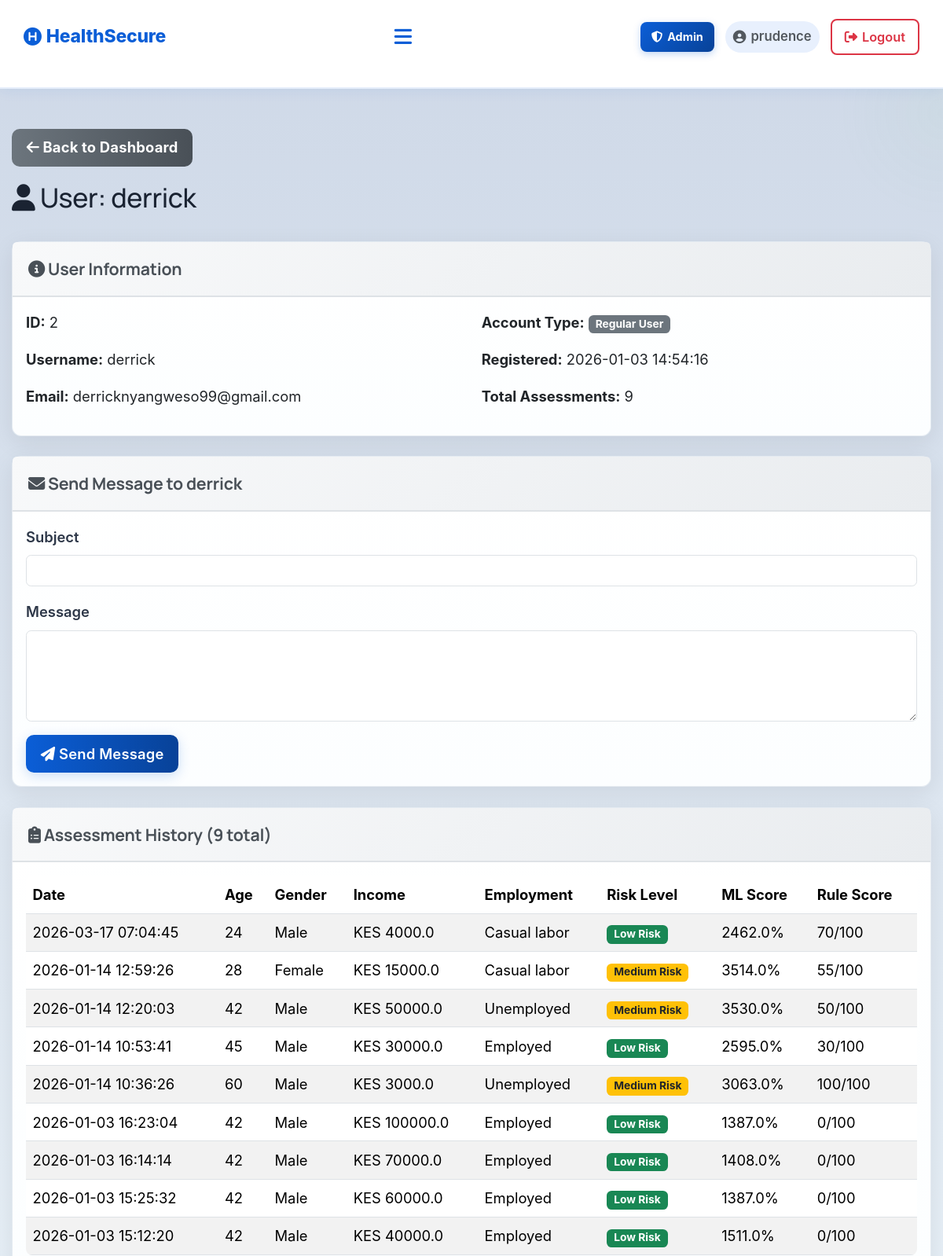
Page /admin/user/2 (signed in, upper part) on the earlier database version.
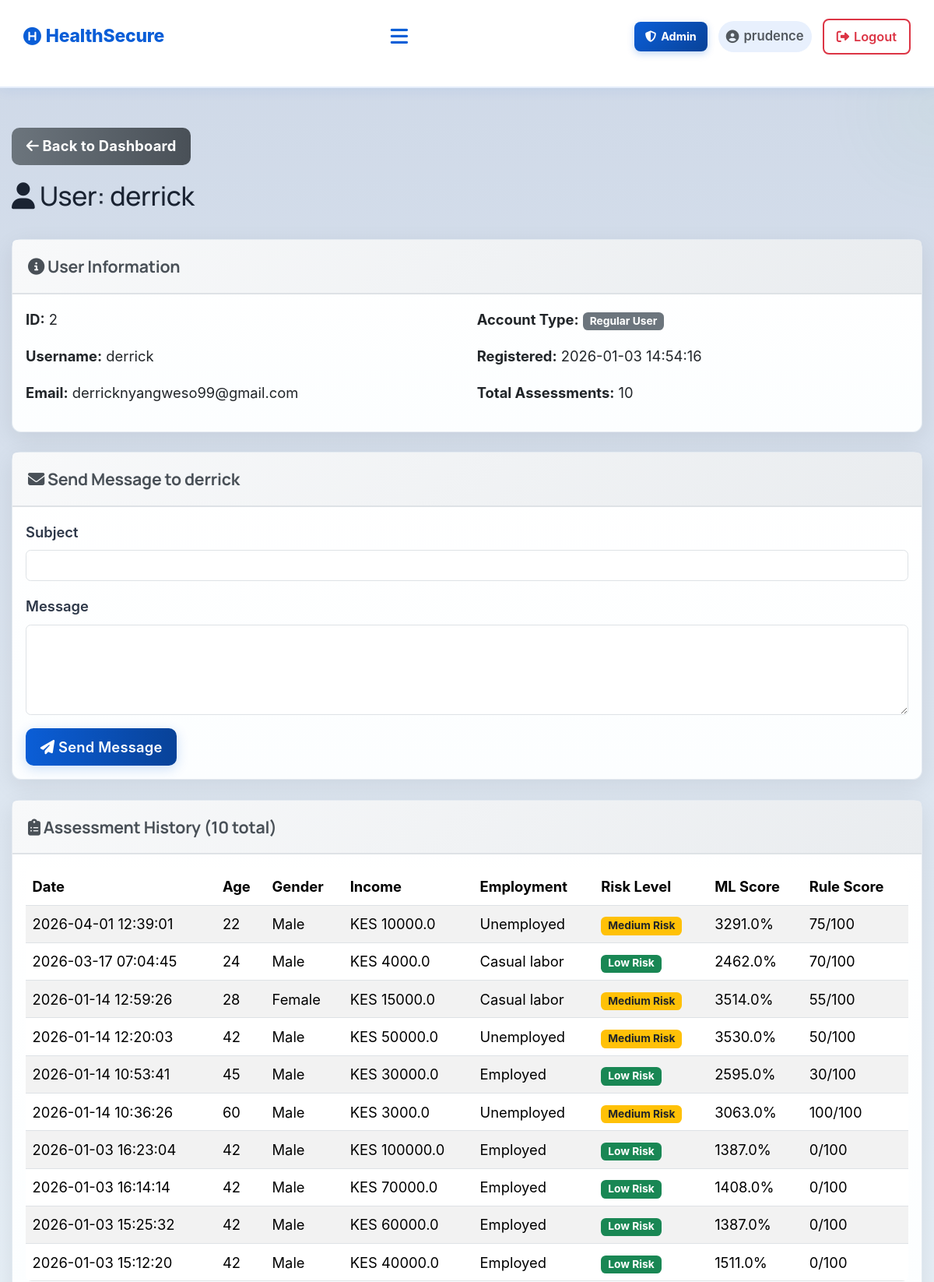
Same page on the later database version.
### tables this page shows
CREATE TABLE users (
            id INTEGER PRIMARY KEY AUTOINCREMENT,
            username TEXT UNIQUE NOT NULL,
            email TEXT UNIQUE NOT NULL,
            password TEXT NOT NULL,
            created_at TIMESTAMP DEFAULT CURRENT_TIMESTAMP
        , is_admin INTEGER DEFAULT 0);

CREATE TABLE assessments (
            id INTEGER PRIMARY KEY AUTOINCREMENT,
            user_id INTEGER NOT NULL,
            age INTEGER,
            gender TEXT,
            marital_status TEXT,
            employment_status TEXT,
            income REAL,
            children INTEGER,
            education_level TEXT,
            residence_type TEXT,
            chronic_illness TEXT,
            family_size INTEGER,
            healthcare_knowledge TEXT,
            hospital_visit_gap REAL,
            routine_checkups INTEGER,
            cancer_screening INTEGER,
            dental_checkup INTEGER,
            mental_health_support INTEGER,
            risk_level TEXT,
            probability REAL,
            created_at TIMESTAMP DEFAULT CURRENT_TIMESTAMP, rule_based_score INTEGER DEFAULT 0, rule_based_category TEXT DEFAULT "Unknown",
            FOREIGN KEY (user_id) REFERENCES users (id)
        );

### app.py (the view)
@app.route('/admin/user/<int:user_id>')
@admin_required
def admin_view_user(user_id):
    conn = get_db_connection()
    user = conn.execute('SELECT * FROM users WHERE id = ?', (user_id,)).fetchone()
    if not user:
        flash('User not found!', 'danger')
        return redirect(url_for('admin_dashboard'))
    assessments = conn.execute('''
        SELECT * FROM assessments
        WHERE user_id = ?
        ORDER BY created_at DESC
    ''', (user_id,)).fetchall()
    conn.close()
    return render_template('admin_user_view.html',
                          username=session.get('username'),
                          user=user,
                          assessments=assessments)

### app.py (called while the page is built)
@app.context_processor
def inject_assessment_results():
    return {
        'has_results': session.get('assessment_result') is not None,
        'assessment_result': session.get('assessment_result'),
        'assessment_user_data': session.get('user_data')
    }

def get_db_connection():
    conn = sqlite3.connect(DATABASE)
    conn.row_factory = sqlite3.Row
    return conn

def is_admin():
    return bool(session.get('logged_in')) and session.get('is_admin', 0) == 1

def admin_required(f):
    from functools import wraps
    @wraps(f)
    def decorated_function(*args, **kwargs):
        if not session.get('logged_in'):
            flash('Please log in to access this page.', 'warning')
            return redirect(url_for('login'))
        if not is_admin():
            flash('Access denied. Admin privileges required.', 'danger')
            return redirect(url_for('index'))
        return f(*args, **kwargs)
    return decorated_function

### templates/admin_user_view.html (shortened to what this page needs)
{% extends 'base.html' %}
{% block extra_css %}
<link rel="stylesheet" href="{{ url_for('static', filename='css/admin.css') }}">
{% endblock %}
{% block content %}
<div class="container mt-5">
    <div class="row mb-4">
        <div class="col-12">
            <a href="{{ url_for('admin_dashboard') }}" class="btn btn-secondary mb-3">
                <i class="fas fa-arrow-left"></i> Back to Dashboard
            </a>
            <h2><i class="fas fa-user"></i> User: {{ user.username }}</h2>
        </div>
    </div>
    <div class="card mb-4">
        <div class="card-header">
            <h5><i class="fas fa-info-circle"></i> User Information</h5>
        </div>
        <div class="card-body">
            <div class="row">
                <div class="col-md-6">
                    <p><strong>ID:</strong> {{ user.id }}</p>
                    <p><strong>Username:</strong> {{ user.username }}</p>
                    <p><strong>Email:</strong> {{ user.email }}</p>
                </div>
                <div class="col-md-6">
                    <p><strong>Account Type:</strong>
                        {% if user.is_admin == 1 %}
                        <span class="badge bg-danger">Administrator</span>
                        {% else %}
                        <span class="badge bg-secondary">Regular User</span>
                        {% endif %}
                    </p>
                    <p><strong>Registered:</strong> {{ user.created_at }}</p>
                    <p><strong>Total Assessments:</strong> {{ assessments|length }}</p>
                </div>
            </div>
        </div>
    </div>
    <div class="card mb-4">
        <div class="card-header">
            <h5><i class="fas fa-envelope"></i> Send Message to {{ user.username }}</h5>
        </div>
        <div class="card-body">
            <form method="POST" action="{{ url_for('admin_send_message', user_id=user.id) }}">
                <div class="mb-3">
                    <label for="subject" class="form-label">Subject</label>
                    <input type="text" class="form-control" id="subject" name="subject" required>
                </div>
                <div class="mb-3">
                    <label for="message" class="form-label">Message</label>
                    <textarea class="form-control" id="message" name="message" rows="4" required></textarea>
                </div>
                <button type="submit" class="btn btn-primary">
                    <i class="fas fa-paper-plane"></i> Send Message
                </button>
            </form>
        </div>
    </div>
    <div class="card">
        <div class="card-header">
            <h5><i class="fas fa-clipboard-list"></i> Assessment History ({{ assessments|length }} total)</h5>
        </div>
        <div class="card-body">
            {% if assessments %}
            <div class="table-responsive">
                <table class="table table-striped table-hover">
                    <thead>
                        <tr>
                            <th>Date</th>
                            <th>Age</th>
                            <th>Gender</th>
                            <th>Income</th>
                            <th>Employment</th>
                            <th>Risk Level</th>
                            <th>ML Score</th>
                            <th>Rule Score</th>
                        </tr>
                    </thead>
                    <tbody>
                        {% for assessment in assessments %}
                        <tr>
                            <td>{{ assessment.created_at }}</td>
                            <td>{{ assessment.age }}</td>
                            <td>{{ assessment.gender }}</td>
                            <td>KES {{ assessment.income|round(0) }}</td>
                            <td>{{ assessment.employment_status }}</td>
                            <td>
                                {% if assessment.risk_level == 'High Risk' %}
                                <span class="badge bg-danger">{{ assessment.risk_level }}</span>
                                {% elif assessment.risk_level == 'Medium Risk' %}
                                <span class="badge bg-warning text-dark">{{ assessment.risk_level }}</span>
                                {% else %}
                                <span class="badge bg-success">{{ assessment.risk_level }}</span>
                                {% endif %}
                            </td>
                            <td>{{ (assessment.probability * 100)|round(1) }}%</td>
                            <td>{{ assessment.rule_based_score }}/100</td>
                        </tr>
                        {% endfor %}
                    </tbody>
                </table>
            </div>
            {% else %}
            <p class="text-muted">No assessments yet for this user.</p>
            {% endif %}
        </div>
    </div>
</div>
{% endblock %}

### templates/base.html (shortened to what this page needs)
<!DOCTYPE html>
<html lang="en">
<head>
    <link rel="stylesheet" href="https://cdn.jsdelivr.net/npm/bootstrap@5.3.2/dist/css/bootstrap.min.css">
    <link rel="stylesheet" href="https://cdnjs.cloudflare.com/ajax/libs/font-awesome/6.4.0/css/all.min.css">
    <link rel="stylesheet" href="{{ url_for('static', filename='css/base.css') }}">
    <link rel="stylesheet" href="{{ url_for('static', filename='css/style.css') }}">
    {% block extra_css %}{% endblock %}
</head>
<body>
<nav class="navbar" role="navigation" aria-label="Main navigation">
    <a href="{{ url_for('index') }}" class="logo" aria-label="HealthSecure Home">
        <i class="fa-solid fa-circle-h" aria-hidden="true"></i> HealthSecure
    </a>
    <button class="hamburger-menu" id="hamburgerBtn" aria-label="Toggle navigation" aria-expanded="false" aria-controls="navLinks">
        <i class="fa-solid fa-bars" aria-hidden="true"></i>
    </button>
    <div class="nav-right">
        {% if session.logged_in %}
            {% if session.is_admin == 1 %}
                <a href="{{ url_for('admin_dashboard') }}" class="nav-admin-link">
                    <i class="fa-solid fa-shield-halved" aria-hidden="true"></i> Admin
                </a>
            {% endif %}
            <span class="nav-username">
                <i class="fa-solid fa-circle-user" aria-hidden="true"></i> {{ session.username }}
            </span>
            <a href="{{ url_for('logout') }}" class="nav-auth-link nav-logout-link">
                <i class="fas fa-sign-out-alt" aria-hidden="true"></i> Logout
            </a>
        {% endif %}
    </div>
</nav>
<main id="main-content">
    {% block content %}{% endblock %}
</main>
</body>
</html>

### static/css/style.css (style rules this page uses)
:root { --bg: #f6f9fc; --surface: #ffffff; --primary: #0b5ed7; --primary-dark: #084298; --primary-light: #e8f0fd; --accent: #28a745; --muted: #52585e; --text: #1a2332; --soft: #eef2f6; --glass: rgba(255,255,255,0.75); --card-shadow: 0 8px 30px rgba(2,12,27,0.08); --radius: 12px; --transition: all 0.25s ease; }
* { margin: 0; padding: 0; box-sizing: border-box; font-family: "Inter", "Segoe UI", system-ui, sans-serif; }
html, body { overflow-x: hidden; max-width: 100%; }
body { background: linear-gradient(180deg, #ced8e7 0%, #eef6fb 100%); color: var(--text); -webkit-font-smoothing: antialiased; -moz-osx-font-smoothing: grayscale; position: relative; min-height: 100vh; width: 100%; }
body::before { content: ""; position: fixed; top: -7%; right: -7%; width: 420px; height: 420px; background: radial-gradient(circle at 30% 30%, rgba(4, 30, 68, 0.06), transparent 30%), radial-gradient(circle at 80% 70%, rgba(123,211,137,0.04), transparent 30%); pointer-events: none; z-index: 0; }
.navbar { display: flex; align-items: center; justify-content: space-between; padding: 14px 5%; background: #ffffff; backdrop-filter: blur(10px); border-bottom: 2px solid rgba(11, 94, 215, 0.10); box-shadow: 0 2px 16px rgba(11,94,215,0.08); position: sticky; top: 0; z-index: 1000; }
.logo { font-size: 1.35rem; font-weight: 800; color: var(--primary); letter-spacing: -0.2px; text-decoration: none; display: inline-flex; align-items: center; gap: 6px; flex-shrink: 0; }
.nav-right { display: flex; align-items: center; gap: 14px; }
.btn { border-radius: 10px; padding: .6rem 1.1rem; font-weight: 700; letter-spacing: 0.2px; transition: transform .12s ease, box-shadow .12s ease, opacity .12s ease; }
.btn-primary, .btn-success { background: linear-gradient(90deg, var(--primary), var(--primary-dark)) !important; border: none !important; color: #ffffff !important; box-shadow: 0 4px 16px rgba(11,94,215,0.20); font-weight: 600; }
.btn-secondary { background: linear-gradient(90deg, #6c757d, #495057) !important; color: #ffffff !important; border: none !important; }
.card, .feature-card { border-radius: 12px; }
.card { min-height: 100%; display: flex; flex-direction: column; }
.card-body { flex: 1; display: flex; flex-direction: column; }
.table { background: white; border-radius: 8px; overflow: hidden; }
@media (max-width: 1200px) { .navbar { padding: 18px 30px; } }
.btn-primary { background: var(--secondary); color: white; }
.table-responsive { overflow-x: auto; }
.card-header { background: linear-gradient(135deg, #f8f9fa 0%, #e9ecef 100%); padding: 20px; border-bottom: 2px solid #dee2e6; }
.card-header h5 { margin: 0; color: #495057; font-weight: 700; }
.form-label { display: block; margin-bottom: 8px; font-weight: 600; color: #2d3748; }

### static/css/admin.css (style rules this page uses)
.table-responsive { overflow-x: auto; }

Differences in the rows shown:
added assessments: created_at "2026-04-01 12:39:01", age "22", gender "Male", income "10000.0", employment_status "Unemployed", risk_level "Medium Risk", (assessment.probability*100)|round(1) "3291.0", rule_based_score "75"
Other differences:
{{ assessments|length }}: "9" → "10"
